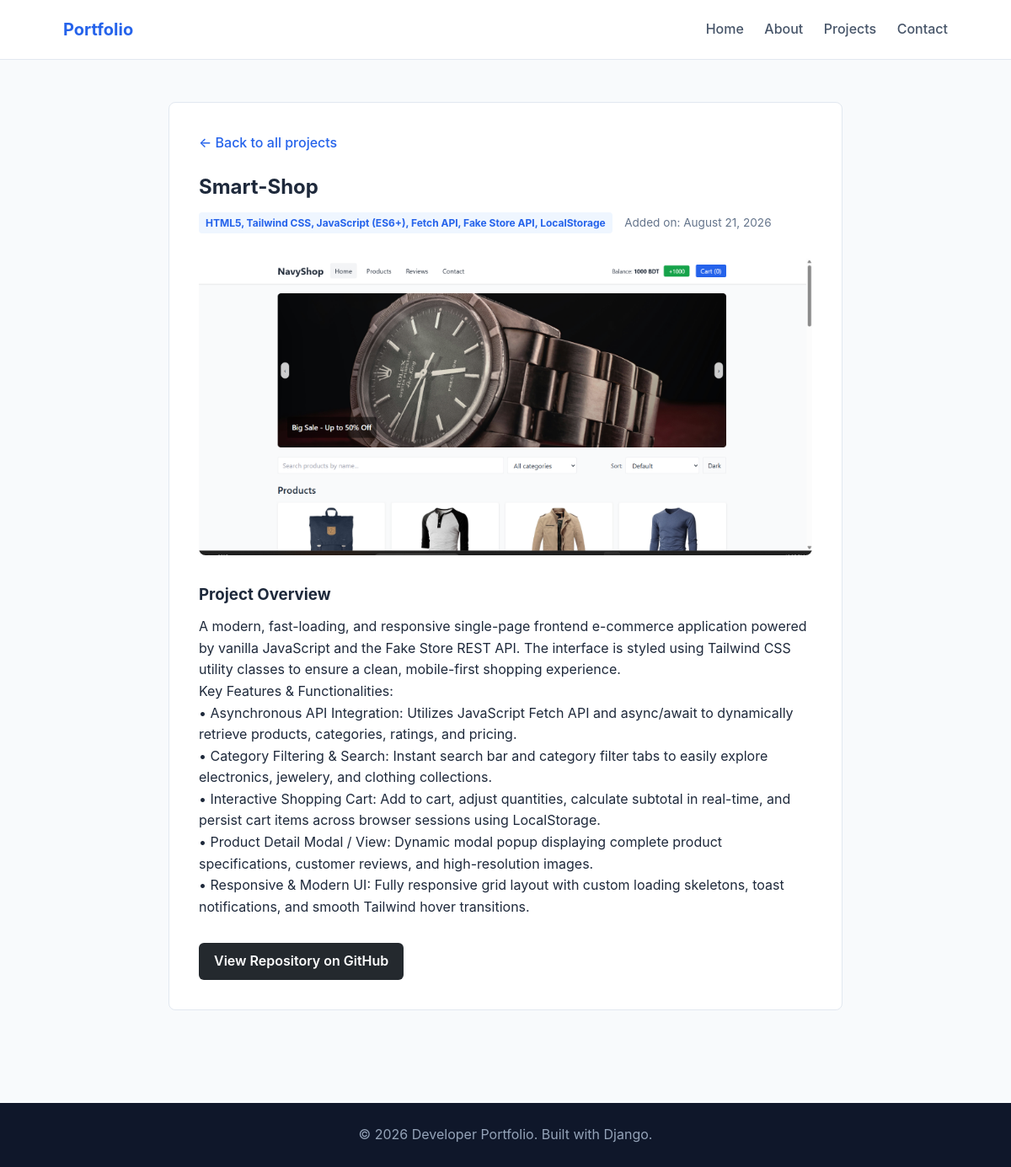
/projects/3/, run on the app's committed database.
### portfolio/models.py (models this page shows, shortened)
class Project(models.Model):
    title = models.CharField(max_length=200)
    short_description = models.CharField(max_length=300)
    description = models.TextField()
    technology = models.CharField(max_length=150)
    image = models.ImageField(upload_to='projects/', blank=True, null=True)
    github_link = models.URLField(max_length=250, blank=True)
    created_at = models.DateTimeField(auto_now_add=True)

### portfolio/views.py (the view)
# urls.py: path('projects/<int:pk>/', views.project_detail, name='project_detail'),
def project_detail(request, pk):
    project = get_object_or_404(Project, pk=pk)
    return render(request, 'portfolio/project_detail.html', {'project': project})

### portfolio/templates/portfolio/project_detail.html (shortened to what this page needs)
{% extends 'portfolio/base.html' %}
{% block content %}
<section class="page-container container">
  <div class="detail-card">
    <a href="{% url 'project_list' %}" class="back-link">← Back to all projects</a>
    <h1 style="margin-bottom: 10px;">{{ project.title }}</h1>
    <div style="margin-bottom: 20px;">
      <span class="tech-tag">{{ project.technology }}</span>
      <span style="color: #64748b; font-size: 0.85rem; margin-left: 10px;">Added on: {{ project.created_at|date:"F d, Y" }}</span>
    </div>
    {% if project.image %}
    <div class="detail-img-wrapper">
      <img src="{{ project.image.url }}" alt="{{ project.title }}" class="detail-img">
    </div>
    {% endif %}
    <div style="margin: 25px 0;">
      <h3 style="margin-bottom: 10px;">Project Overview</h3>
      <p style="color: #475569;">{{ project.description|linebreaks }}</p>
    </div>
    <div class="detail-actions">
      {% if project.github_link %}
      <a href="{{ project.github_link }}" target="_blank" class="btn btn-github">View Repository on GitHub</a>
      {% endif %}
    </div>
  </div>
</section>
{% endblock %}

### portfolio/static/portfolio/style.css (style rules this page uses)
* { margin: 0; padding: 0; box-sizing: border-box; }
body { font-family: -apple-system, BlinkMacSystemFont, "Segoe UI", Roboto, Oxygen, Ubuntu, Cantarell, sans-serif; color: #1e293b; background-color: #f8fafc; line-height: 1.6; }
.container { width: 90%; max-width: 1100px; margin: 0 auto; padding: 0 15px; }
.btn { display: inline-block; padding: 9px 18px; border-radius: 6px; font-weight: 600; text-decoration: none; cursor: pointer; transition: all 0.2s ease; }
.btn-github { background-color: #24292e; color: #ffffff; }
.skills-section, .featured-section, .page-container { padding: 50px 0; }
.tech-tag { display: inline-block; align-self: flex-start; background-color: #eff6ff; color: #2563eb; font-size: 0.75rem; font-weight: 700; padding: 3px 8px; border-radius: 4px; margin-bottom: 10px; }
.detail-card, .about-card, .contact-box { background: #ffffff; padding: 35px; border-radius: 8px; border: 1px solid #e2e8f0; max-width: 800px; margin: 0 auto; }
.back-link { display: inline-block; margin-bottom: 20px; text-decoration: none; color: #2563eb; font-weight: 500; }
.detail-img-wrapper { margin: 20px 0; }
.detail-img { width: 100%; max-height: 400px; object-fit: cover; border-radius: 8px; }
.detail-actions { margin-top: 30px; display: flex; gap: 15px; }

### data on the page
Project: title "Smart-Shop", technology "HTML5, Tailwind CSS, JavaScript (ES6+), Fetch API, Fake Store API, LocalStorage", created_at "August 21, 2026", image (picture), description "A modern, fast-loading, and responsive single-page frontend e-commerce application powered by vanilla JavaScript and the Fake Store REST API. The interface is styled using Tailwind CSS utility classes to ensure a clean, mobile-first shopping experience. Key Features & Functionalities: • Asynchronous API Integration: Utilizes JavaScript Fetch API and async/await to dynamically retrieve products, categories, ratings, and pricing. • Category Filtering & Search: Instant search bar and category filter tabs to easily explore electronics, jewelery, and clothing collections. • Interactive Shopping Cart: Add to cart, adjust quantities, calculate subtotal in real-time, and persist cart items across…"
